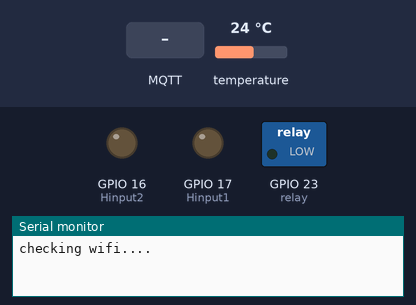
Simulated run of this sketch. Board: ESP32. Parts: switched loads named in the sketch (green lamp = pin HIGH), output pins drawn as LEDs (lit = HIGH), the last lines printed to the serial monitor. The test bench sets the inputs (shaded band); at power-on: temperature 24 °C. WiFi joins after 1.5 s; servers stay silent unless stated; no MQTT or app messages arrive unless stated.

Above: at 0.1 s.
At 3.2 s:
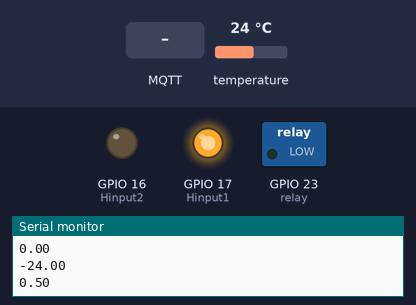
3.3 s: MQTT message "group1/command2" arrives on the first subscribed topic
4.8 s: MQTT message "1" arrives on the first subscribed topic
6.3 s: MQTT message "on" arrives on the first subscribed topic
Timing chart, 0 to 9.3 s (numbered marks = the images above; inputs shaded):
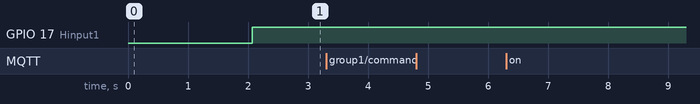

The sketch:

TemperatureControl.INO
```cpp
// (licence header left out)
// REQUIRES the following Arduino libraries:
// - DHT Sensor Library: https://github.com/adafruit/DHT-sensor-library
// - Adafruit Unified Sensor Lib: https://github.com/adafruit/Adafruit_Sensor
#include <PID_v2.h>
#include <Adafruit_Sensor.h>
#include <DHT.h>
#include <DHT_U.h>
#include <WiFi.h>
#include <MQTT.h>
#define Hinput1 17
#define Hinput2 16
#define relay 23
#define DHTPIN 18  // Digital pin connected to the DHT sensor
// Feather HUZZAH ESP8266 note: use pins 3, 4, 5, 12, 13 or 14 --
// Pin 15 can work but DHT must be disconnected during program upload.

// Uncomment the type of sensor in use:
//#define DHTTYPE    DHT11     // DHT 11
#define DHTTYPE DHT22  // DHT 22 (AM2302)
//#define DHTTYPE    DHT21     // DHT 21 (AM2301)

// See guide for details on sensor wiring and usage:
//   https://learn.adafruit.com/dht/overview

DHT_Unified dht(DHTPIN, DHTTYPE);
const char ssid[] = "FrienD";
const char pass[] = "789632145";
const char mqtt_broker[] = "test.mosquitto.org";
const char mqtt_plotgraphTopic[] = "group1/command1";
const char mqtt_readinputTopic[] = "group1/command2";
const char mqtt_tuner[] = "group1/command3";
const char mqtt_client_id[] = "arduino_group_x";  // must change this string to a unique value
bool state = true;
bool isfirst = true;
bool reach = false;
double tempNow = 0;
int MQTT_PORT = 1883;
double calculate = 0;
WiFiClient net;
MQTTClient client;
unsigned long lastMillis = 0;
String expect;
String oldExpect = "0";
String curTemp;
String tuner;
// Specify the links and initial tuning parameters
double Kp = 2, Ki = 5, Kd = 1;
PID_v2 myPID(Kp, Ki, Kd, PID::Direct);

void connect() {
  Serial.print("checking wifi...");
  while (WiFi.status() != WL_CONNECTED) {
    Serial.print(".");
    delay(1000);
  }
  Serial.print("\nconnecting...");
  while (!client.connect(mqtt_client_id)) {
    Serial.print(".");
    delay(1000);
  }
  Serial.println("\nconnected!");

  client.subscribe(mqtt_plotgraphTopic);
  client.subscribe(mqtt_readinputTopic);
  client.subscribe(mqtt_tuner);
}
void messageReceived(String &topic, String &payload) {
  Serial.println("incoming: " + topic + " - " + payload);
  if (topic == "group1/command2") {
    expect = payload;
  }
  if (topic == "group1/command1") {
    curTemp = payload;
  }
  if (topic == "group1/command3") {
    tuner = payload;
  }
}

void setup() {
  Serial.begin(9600);
  tuner = 0.5;
  pinMode(Hinput1, OUTPUT);
  pinMode(Hinput2, OUTPUT);
  pinMode(relay, OUTPUT);
  dht.begin();
  WiFi.begin(ssid, pass);

  client.begin(mqtt_broker, MQTT_PORT, net);
  client.onMessage(messageReceived);


  // tell the PID to range between 0 and the full window size
  myPID.SetOutputLimits(0, 50);
  myPID.Start(analogRead(DHTPIN),  // input
              0,                   // current output
              expect.toDouble());  // setpoint

  connect();
}
void loop() {
  client.loop();
  delay(10);
  if (!client.connected()) {
    connect();
  }
  myPID.Setpoint(expect.toDouble());
  if (millis() - lastMillis >= 2000) {

    sensors_event_t event;
    dht.temperature().getEvent(&event);
    const double output = myPID.Run(event.temperature);
    if (isnan(event.temperature)) {
      Serial.println("Error reading temperature!");
    } else {
      String temp = String(event.temperature);
      client.publish(mqtt_plotgraphTopic, temp);
      // Serial.println(output);
    }
    if (isfirst) {
      tempNow = event.temperature;
      Serial.println("AAA");
      isfirst = false;
    }

    if (!reach) {
      calculate = (expect.toDouble() - curTemp.toDouble()) / (expect.toDouble() - tempNow);
      Serial.printf("Calculate = %f \n", calculate);
      Serial.println(expect.toDouble());
      Serial.println(expect.toDouble() - curTemp.toDouble());
      Serial.println(expect.toDouble() - tempNow);
      if (expect.toDouble() > curTemp.toDouble() && calculate > tuner.toDouble()) {
        // turn on light
        if (state) {
          tempNow = curTemp.toDouble();
          state = false;
        }
        digitalWrite(relay, HIGH);
        digitalWrite(Hinput1, LOW);
        //digitalWrite(Hinput2, LOW);
      } else {
        // turn on fan
        digitalWrite(relay, LOW);
        digitalWrite(Hinput1, HIGH);
        state = true;
        //digitalWrite(Hinput2, LOW);
      }
      if ((expect.toDouble() <= event.temperature + 0.1) && (expect.toDouble() > 10)) {
        reach = !reach;
      }

    } else {
      if (expect.toDouble() > curTemp.toDouble()) {
        // turn on light
        digitalWrite(relay, HIGH);
        digitalWrite(Hinput1, LOW);
        //digitalWrite(Hinput2, LOW);
      } else {
        // turn on fan
        digitalWrite(relay, LOW);
        digitalWrite(Hinput1, HIGH);
        state = true;
        //digitalWrite(Hinput2, LOW);
      }
    }

    if (oldExpect.toDouble() < expect.toDouble()) {

      reach = false;
    }
    if (!expect.equals(oldExpect)) {
      oldExpect = expect;
      tempNow = event.temperature;
      Serial.println(oldExpect);
      Serial.println(expect);
    }
    Serial.println(tuner);
    lastMillis = millis();
  }
}
```
